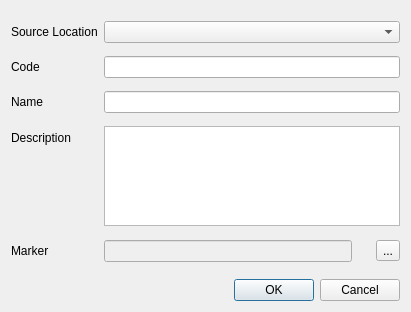
<?xml version="1.0" encoding="UTF-8"?>
<ui version="4.0">
 <class>DialogPickLocation</class>
 <widget class="QDialog" name="DialogPickLocation">
  <property name="geometry">
   <rect>
    <x>0</x>
    <y>0</y>
    <width>411</width>
    <height>312</height>
   </rect>
  </property>
  <property name="windowTitle">
   <string>Dialog</string>
  </property>
  <layout class="QVBoxLayout" name="verticalLayout">
   <item>
    <layout class="QFormLayout" name="formLayout">
     <property name="fieldGrowthPolicy">
      <enum>QFormLayout::AllNonFixedFieldsGrow</enum>
     </property>
     <property name="verticalSpacing">
      <number>3</number>
     </property>
     <item row="1" column="0">
      <widget class="QLabel" name="label">
       <property name="text">
        <string>Code</string>
       </property>
      </widget>
     </item>
     <item row="1" column="1">
      <widget class="QLineEdit" name="inpCode"/>
     </item>
     <item row="2" column="0">
      <widget class="QLabel" name="label_2">
       <property name="text">
        <string>Name</string>
       </property>
      </widget>
     </item>
     <item row="2" column="1">
      <widget class="QLineEdit" name="inpName"/>
     </item>
     <item row="3" column="0">
      <widget class="QLabel" name="label_7">
       <property name="text">
        <string>Description</string>
       </property>
      </widget>
     </item>
     <item row="3" column="1">
      <widget class="QTextEdit" name="inpDescription">
       <property name="sizePolicy">
        <sizepolicy hsizetype="Expanding" vsizetype="Expanding">
         <horstretch>0</horstretch>
         <verstretch>1</verstretch>
        </sizepolicy>
       </property>
       <property name="maximumSize">
        <size>
         <width>16777215</width>
         <height>100</height>
        </size>
       </property>
      </widget>
     </item>
     <item row="4" column="0">
      <widget class="QLabel" name="label_8">
       <property name="text">
        <string>Marker</string>
       </property>
      </widget>
     </item>
     <item row="4" column="1">
      <layout class="QHBoxLayout" name="horizontalLayout_2">
       <item>
        <widget class="QLineEdit" name="inpMarker">
         <property name="enabled">
          <bool>false</bool>
         </property>
        </widget>
       </item>
       <item>
        <widget class="QLabel" name="imgMarker">
         <property name="minimumSize">
          <size>
           <width>24</width>
           <height>24</height>
          </size>
         </property>
         <property name="text">
          <string/>
         </property>
        </widget>
       </item>
       <item>
        <widget class="QToolButton" name="cmdBrowse">
         <property name="text">
          <string>...</string>
         </property>
        </widget>
       </item>
      </layout>
     </item>
     <item row="0" column="1">
      <widget class="QComboBox" name="cbSourceLoc"/>
     </item>
     <item row="0" column="0">
      <widget class="QLabel" name="label_3">
       <property name="text">
        <string>Source Location</string>
       </property>
      </widget>
     </item>
    </layout>
   </item>
   <item>
    <widget class="QDialogButtonBox" name="buttonBox">
     <property name="orientation">
      <enum>Qt::Horizontal</enum>
     </property>
     <property name="standardButtons">
      <set>QDialogButtonBox::Cancel|QDialogButtonBox::Ok</set>
     </property>
    </widget>
   </item>
  </layout>
 </widget>
 <tabstops>
  <tabstop>buttonBox</tabstop>
  <tabstop>cbSourceLoc</tabstop>
  <tabstop>inpCode</tabstop>
  <tabstop>inpName</tabstop>
  <tabstop>inpDescription</tabstop>
  <tabstop>inpMarker</tabstop>
  <tabstop>cmdBrowse</tabstop>
 </tabstops>
 <resources/>
 <connections>
  <connection>
   <sender>buttonBox</sender>
   <signal>accepted()</signal>
   <receiver>DialogPickLocation</receiver>
   <slot>accept()</slot>
   <hints>
    <hint type="sourcelabel">
     <x>248</x>
     <y>254</y>
    </hint>
    <hint type="destinationlabel">
     <x>157</x>
     <y>274</y>
    </hint>
   </hints>
  </connection>
  <connection>
   <sender>buttonBox</sender>
   <signal>rejected()</signal>
   <receiver>DialogPickLocation</receiver>
   <slot>reject()</slot>
   <hints>
    <hint type="sourcelabel">
     <x>316</x>
     <y>260</y>
    </hint>
    <hint type="destinationlabel">
     <x>286</x>
     <y>274</y>
    </hint>
   </hints>
  </connection>
 </connections>
</ui>
